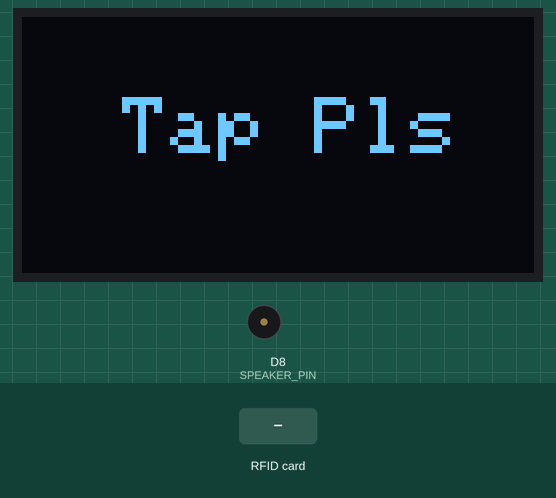
A sketch run on a simulated ESP8266 (NodeMCU). Shown: 128×64 one-colour display, buzzer (waves = sounding). The test bench sets the inputs (shaded band). What the sketch prints to the serial monitor is not drawn.

Above: at 1.4 s.
1.5 s: RFID card 44 F8 51 41 held to the reader
At 4.8 s:
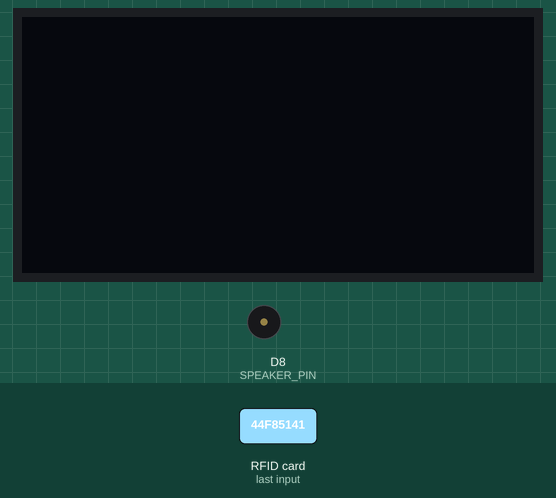
6.2 s: RFID card 44 F8 51 41 held to the reader
At 7.5 s:
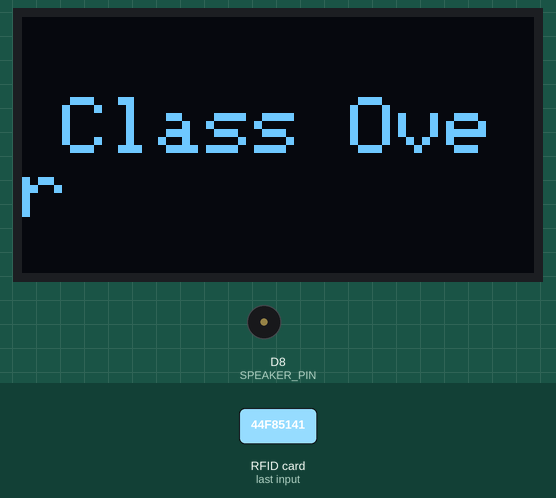
10.9 s: RFID card D0 37 18 58 held to the reader
At 14.0 s:
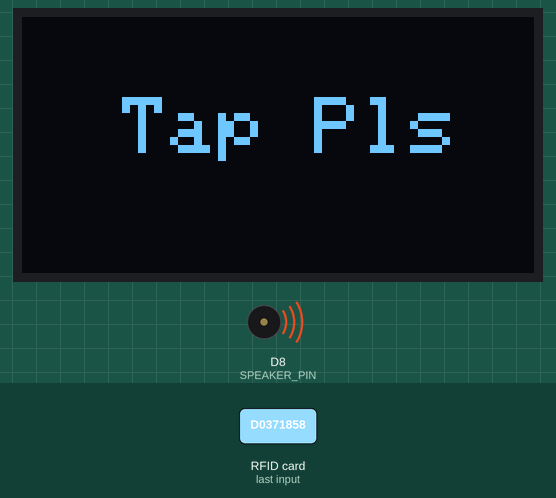
Timing chart, 0 to 15.7 s (numbered marks = the images above; inputs shaded):
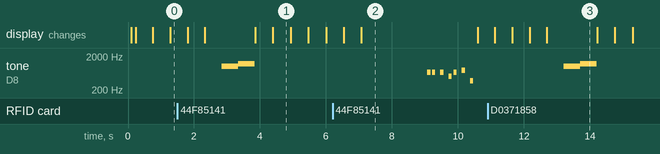

The sketch:

smartfence.ino
```cpp
#include <Wire.h>
#include <SPI.h>
#include <MFRC522.h>
#include <Adafruit_GFX.h>
#include <Adafruit_SSD1306.h>

// OLED Display Setup
#define SCREEN_WIDTH 128
#define SCREEN_HEIGHT 64
#define OLED_RESET    -1
#define SDA_OLED      D2   // I2C SDA
#define SCL_OLED      D1   // I2C SCL
Adafruit_SSD1306 display(SCREEN_WIDTH, SCREEN_HEIGHT, &Wire, OLED_RESET);

// RFID RC522 Setup
#define SS_PIN    D4
#define RST_PIN   D3
MFRC522 rfid(SS_PIN, RST_PIN);

// Speaker Setup
#define SPEAKER_PIN D8

// Track current class
bool classOngoing = false;
String activeTag = "";
String currentClass = "";

// Super Mario Notes & Durations
int melody[] = {660, 660, 0, 660, 0, 510, 660, 0, 770, 0, 380};
int duration[] = {100, 100, 100, 100, 100, 100, 100, 100, 100, 100, 100};

void setup() {
    Serial.begin(115200);

    // Initialize I2C
    Wire.begin(SDA_OLED, SCL_OLED);
    delay(100);

    // Initialize OLED
    if (!display.begin(SSD1306_SWITCHCAPVCC, 0x3C)) {
        Serial.println(F("SSD1306 OLED failed! Check wiring."));
        while (true);
    }

    Serial.println("OLED initialized successfully.");
    display.clearDisplay();
    display.display();

    // Initialize RFID
    SPI.begin();
    rfid.PCD_Init();
    Serial.println("RFID Ready...");

    // Initialize Speaker
    pinMode(SPEAKER_PIN, OUTPUT);
}

void loop() {
    if (!classOngoing) {
        showTapMessage();  // Blink "Tap Pls" message when idle
    }

    if (rfid.PICC_IsNewCardPresent() && rfid.PICC_ReadCardSerial()) {
        String tagUID = "";
        for (byte i = 0; i < rfid.uid.size; i++) {
            tagUID += String(rfid.uid.uidByte[i], HEX);
        }
        tagUID.toUpperCase();

        if (classOngoing) {
            // If the same tag is shown again, end the class
            if (tagUID == activeTag) {
                endClass();
            }
        } else {
            // Start a new class
            if (tagUID == "44F85141") {
                startClass("Python Class", tagUID);
            } else if (tagUID == "D0371858") {
                startClass("AIC Class", tagUID);
            } else {
                playPoliceAlarm();
            }
        }

        // Reset RFID module
        rfid.PICC_HaltA();
        rfid.PCD_StopCrypto1();
    }

    if (classOngoing) {
        blinkClassName(currentClass);  // Keep blinking class name
    }
}

void showTapMessage() {
    display.clearDisplay();
    display.setTextSize(2);
    for (int i = 0; i < 5; i++) {
        display.setTextColor(i % 2 == 0 ? SSD1306_WHITE : SSD1306_BLACK);
        display.setCursor(25, 20);
        display.println("Tap Pls");
        display.display();
        delay(500);
    }
}

void startClass(String className, String tagUID) {
    activeTag = tagUID;
    currentClass = className;
    classOngoing = true;

    playDoorBell();
}

void blinkClassName(String className) {
    display.clearDisplay();
    display.setTextSize(2);
    display.setTextColor(SSD1306_WHITE);
    display.setCursor(20, 20);
    display.println(className);
    display.display();
    delay(500);

    display.clearDisplay();
    display.setTextSize(2);
    display.setTextColor(SSD1306_BLACK);
    display.setCursor(20, 20);
    display.println(className);
    display.display();
    delay(500);
}

void endClass() {
    classOngoing = false;
    activeTag = "";
    currentClass = "";
    display.clearDisplay();
    displayText("Class Over");
    delay(2000);

    playSuperMario();  // 🎵 Play the Super Mario theme when class ends

    // Reset RFID module properly
    rfid.PCD_Init();
}

void displayText(String text) {
    display.clearDisplay();
    display.setTextSize(2);
    display.setTextColor(SSD1306_WHITE);
    display.setCursor(10, 20);
    display.println(text);
    display.display();
}

void playDoorBell() {
    tone(SPEAKER_PIN, 1000, 500);
    delay(500);
    tone(SPEAKER_PIN, 1200, 500);
    delay(500);
    noTone(SPEAKER_PIN);
}

void playSuperMario() {
    for (int i = 0; i < sizeof(melody) / sizeof(melody[0]); i++) {
        if (melody[i] == 0) {
            delay(duration[i]);
        } else {
            tone(SPEAKER_PIN, melody[i], duration[i]);
            delay(duration[i] + 50);
        }
    }
    noTone(SPEAKER_PIN);
}

void playPoliceAlarm() {
    tone(SPEAKER_PIN, 200, 1000);
    delay(1000);
    noTone(SPEAKER_PIN);
}
```

Measured:
- after the input at 1.5 s, tone on D8 (SPEAKER_PIN): silent → 1000 Hz after 1.3 s, → 1200 Hz 0.50 s later, → silent 0.50 s later
- after the input at 6.2 s, tone on D8 (SPEAKER_PIN): plays 660 Hz for 0.10 s, 660 Hz for 0.10 s, 660 Hz for 0.10 s, 510 Hz for 0.10 s, 660 Hz for 0.10 s, 770 Hz for 0.10 s … (7 notes in this stretch), starting after 2.9 s; the display: first differs from a run without the input after 0.87 s (image 2)
- after the input at 10.9 s, tone on D8 (SPEAKER_PIN): silent → 1000 Hz after 2.3 s, → 1200 Hz 0.50 s later, → silent 0.50 s later
- what the display in image 1 shows lasts 0.5 s, from 4.4 s to 4.9 s
- what the display in image 3 shows lasts 1.5 s, from 12.7 s to 14.2 s
